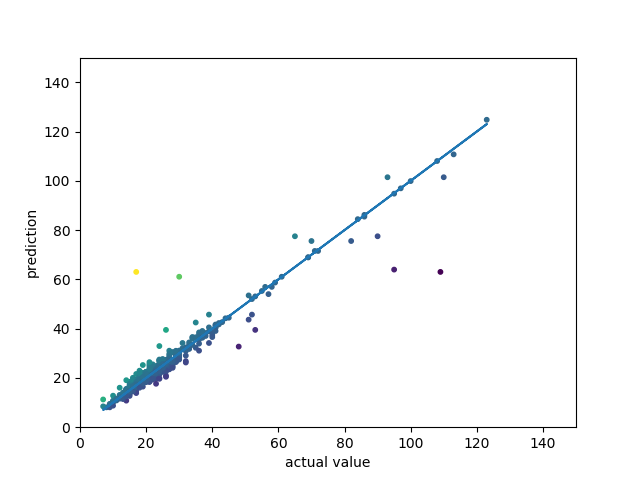
#> input picture tool/图像处理/regression/dddd.png, 640 x 480 px, given as the content of the folder C:/Study/test/original, which was not available
$ python adaptive_canny.py   (older library calls are emulated)
#> lines starting #> are read from the running program, lines starting #| are printed output that depends on the picture; after the words box and inside, x2 and y2 are one past the last pixel; in counts of white or black regions, pixels touching at a corner belong together; pictures that were not available may be replaced by others from this repository, and a replacement may not be noted
# coding:UTF-8
# 2018-11-1
# 自适应阈值+canny

import numpy as np
import os
import cv2

__suffix = ["png", "jpg"]

def getFile(dirpath):
#> called with dirpath = 'C:\\Study\\test\\original'
    file = []
    for root, dirs, files in os.walk(dirpath, topdown=False):
        for name in files:
            path = os.path.join(root, name)
            if name.split(".")[-1] in __suffix:
                file.append(path)
    return file

def process(file_path, out_dir):
    if not os.path.isdir(out_dir):
        os.mkdir(out_dir)
    files = getFile(file_path)
    for f in files:
        print(f)
        img = cv2.imread(f, 0)
#> img: shape (480, 640); min 0, max 255, mean 250.1
        m, n = np.shape(img)
#> m = 480; n = 640
        mask = np.zeros((m, n))
        img_med = cv2.medianBlur(img, 5)
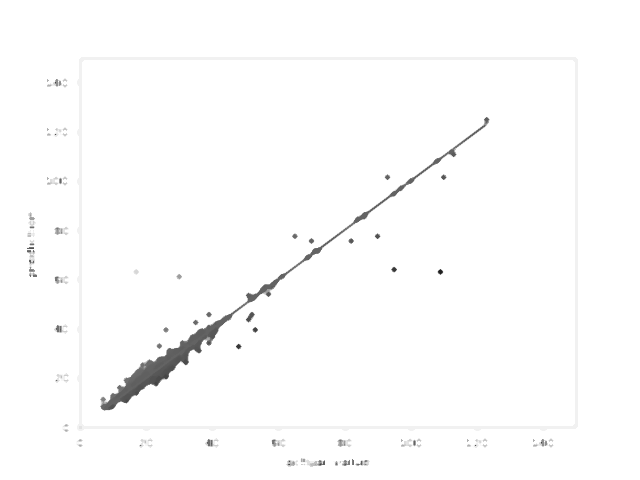
#> img_med: shape (480, 640); min 32, max 255, mean 252.5

        # 去噪, 腐蚀膨胀开运算
        kernel = np.zeros((7,7), np.uint8)
        img = cv2.morphologyEx(img_med, cv2.MORPH_OPEN, kernel)
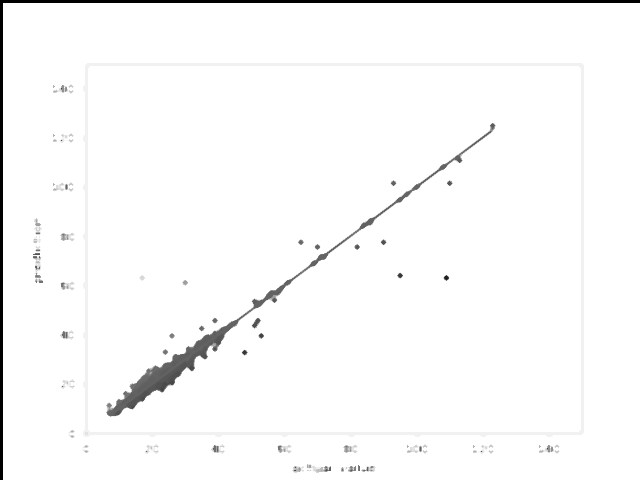
#> img: shape (480, 640); min 0, max 255, mean 249.7
        adaptive = cv2.threshold(img,0,255,cv2.THRESH_BINARY_INV+cv2.THRESH_OTSU)
        edges = cv2.Canny(img, 20, 25)
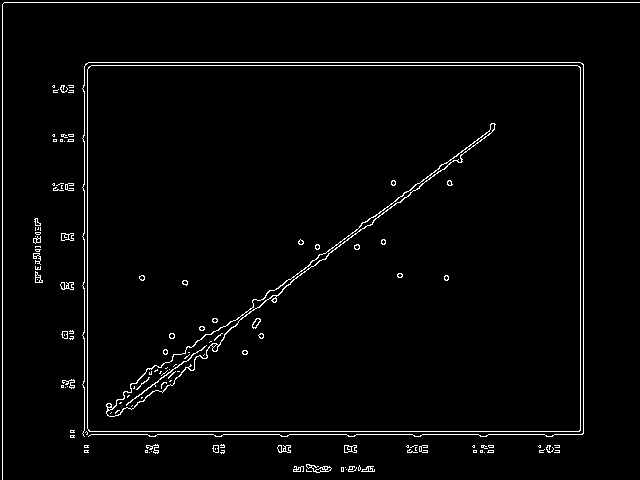
#> edges: shape (480, 640); 2.6% white in thin lines or dots

        img = cv2.morphologyEx(edges, cv2.MORPH_OPEN, kernel)
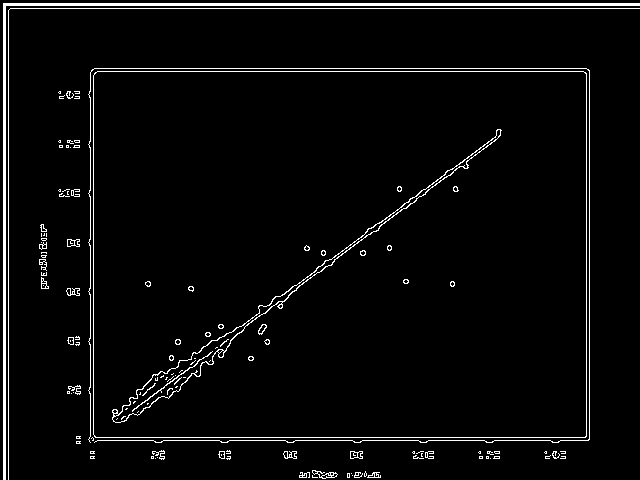
#> img: shape (480, 640); 3.6% white in thin lines or dots
        # [7 lines of commented-out code are left out]
        cv2.imshow("img", img)
        # kernel = np.zeros((3,3), np.uint8)
        # thresh = cv2.morphologyEx(edges, cv2.MORPH_CLOSE, kernel)

        # 找轮廓
        image, contours, hier = cv2.findContours(img, cv2.RETR_EXTERNAL, cv2.CHAIN_APPROX_NONE )
#> contours = 82 contours, 64 with area under 20; largest, box (x1, y1, x2, y2) and area: (93, 71, 587, 438) 180425, (3, 3, 640, 480) 2220, (312, 470, 338, 479) 79, (350, 451, 363, 459) 70, (67, 239, 80, 247) 70

        # 寻找最大轮廓
        max_contour = None
        max_area = 0
        noise = 0.8 * m * n # 可能会识别边界, 但这样处理后会导致返回值为None
#> noise = 245760
        for c in contours:
            # print(cv2.contourArea(c)) # test
            if cv2.contourArea(c) > max_area and cv2.contourArea(c) < noise:
                max_area = cv2.contourArea(c)
                max_contour = c
#> this loop made 82 passes
#> max_area on passes 5, 9, 79: 36.5, 79, 180425
#> c on passes 1, 3, 10, 11, 12, 41: [[352, 475]], [[351, 473]], [[490, 458]], [[155, 458]], [[157, 457]], [[71, 393]]
#> after the loop, max_area = 180425; max_contour = contour of 1710 points, box (x1, y1, x2, y2) (93, 71, 587, 438), area 180425

        # 将轮廓绘制在模板上
        img_contour = cv2.drawContours(mask, max_contour, -1, (255 , 0,0), 1)
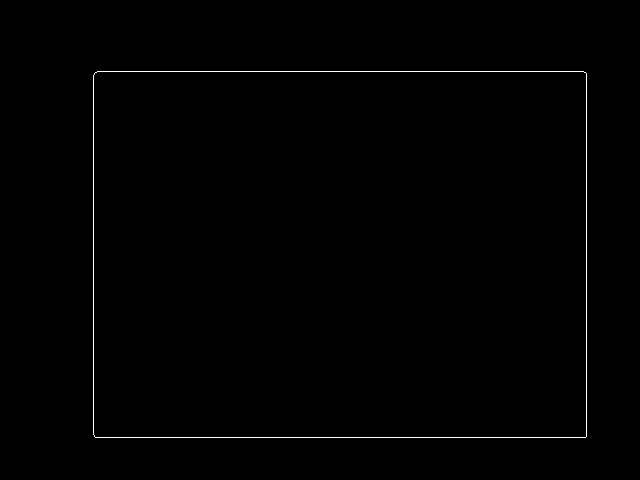
#> img_contour: shape (480, 640) float64; 0.56% white in thin lines or dots, all inside (x1, y1, x2, y2) = (93, 71, 587, 438)
        # cv2.imshow("img", img_contour)
        # save
        out = os.path.join(out_dir, os.path.basename(f))
        # cv2.imwrite(out, img_contour)
        break
    cv2.waitKey()
    cv2.destroyAllWindows()


if __name__ == '__main__':
    file_path = "C:\\Study\\test\\original"
    out_dir = "C:\\Study\\test\\canny"
    process(file_path, out_dir)
